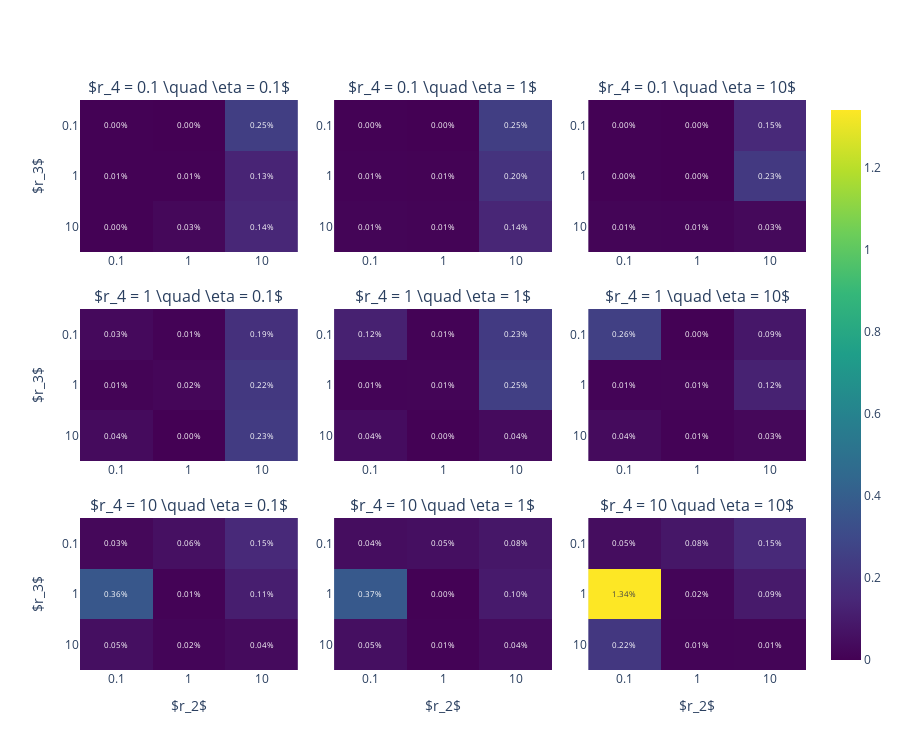

Write notebook code for a chart like this one.
### Code cell
import plotly.graph_objects as go
from plotly.colors import DEFAULT_PLOTLY_COLORS
from plotly.subplots import make_subplots
import re

fig = make_subplots(3, 3, subplot_titles=[
    f'$r_4 = {r3} \quad \eta = {eta}$' for r3 in [0.1, 1, 10] for eta in [0.1, 1, 10]
], horizontal_spacing=0.05, vertical_spacing=0.1)
for j, x in enumerate([0.1, 1, 10]):
    sens1 = sens[(sens.t1 == sens.t2) & (sens.t2 == sens.t3) & (sens.t1 == x)]
    for i, (r3, d1) in enumerate(sens1.groupby('r3')):
        z = d1.sort_values(['r2', 'r1']).ratio.to_numpy().reshape(3, 3)
        z = np.flipud(z)
        fig.add_trace(go.Heatmap(
            z=z*100,
            x=['0.1', '1', '10'],
            y=['10', '1', '0.1'],
            coloraxis='coloraxis',
            text=z*100,
            texttemplate='%{text:.2f}%',
            textfont={'size': 8}
        ), row=i+1, col=j+1)
fig.update_layout(
    coloraxis={'colorscale': 'viridis'},
    height=750,
)
fig.update_xaxes(title='$r_2$', row=3)
fig.update_yaxes(title='$r_3$', col=1)
fig.show()
fig.write_image('../figures/sensitivity_mad.png')

### Figure 1 — Plotly figure (JSON) as saved in the notebook; plotly's stock layout.template omitted (floating-point values rounded to 4 significant figures)
{"data": [{"coloraxis": "coloraxis", "text": [[0.004217, 0.02545, 0.1443], [0.005255, 0.005394, 0.1348], [0.002984, 0, 0.2485]], "textfont": {"size": 8}, "texttemplate": "%{text:.2f}%", "type": "heatmap", "x": ["0.1", "1", "10"], "xaxis": "x", "y": ["10", "1", "0.1"], "yaxis": "y", "z": [[0.004217, 0.02545, 0.1443], [0.005255, 0.005394, 0.1348], [0.002984, 0, 0.2485]]}, {"coloraxis": "coloraxis", "text": [[0.03669, 0.0003483, 0.2332], [0.009901, 0.01996, 0.2213], [0.03243, 0.007031, 0.1868]], "textfont": {"size": 8}, "texttemplate": "%{text:.2f}%", "type": "heatmap", "x": ["0.1", "1", "10"], "xaxis": "x4", "y": ["10", "1", "0.1"], "yaxis": "y4", "z": [[0.03669, 0.0003483, 0.2332], [0.009901, 0.01996, 0.2213], [0.03243, 0.007031, 0.1868]]}, {"coloraxis": "coloraxis", "text": [[0.0517, 0.01666, 0.03677], [0.3639, 0.0082, 0.1124], [0.02653, 0.05653, 0.1545]], "textfont": {"size": 8}, "texttemplate": "%{text:.2f}%", "type": "heatmap", "x": ["0.1", "1", "10"], "xaxis": "x7", "y": ["10", "1", "0.1"], "yaxis": "y7", "z": [[0.0517, 0.01666, 0.03677], [0.3639, 0.0082, 0.1124], [0.02653, 0.05653, 0.1545]]}, {"coloraxis": "coloraxis", "text": [[0.0144, 0.009592, 0.1401], [0.009372, 0.005773, 0.1991], [0.004632, 0, 0.2473]], "textfont": {"size": 8}, "texttemplate": "%{text:.2f}%", "type": "heatmap", "x": ["0.1", "1", "10"], "xaxis": "x2", "y": ["10", "1", "0.1"], "yaxis": "y2", "z": [[0.0144, 0.009592, 0.1401], [0.009372, 0.005773, 0.1991], [0.004632, 0, 0.2473]]}, {"coloraxis": "coloraxis", "text": [[0.04368, 0.004905, 0.03817], [0.01195, 0.01387, 0.2521], [0.1212, 0.007761, 0.2322]], "textfont": {"size": 8}, "texttemplate": "%{text:.2f}%", "type": "heatmap", "x": ["0.1", "1", "10"], "xaxis": "x5", "y": ["10", "1", "0.1"], "yaxis": "y5", "z": [[0.04368, 0.004905, 0.03817], [0.01195, 0.01387, 0.2521], [0.1212, 0.007761, 0.2322]]}, {"coloraxis": "coloraxis", "text": [[0.05384, 0.009349, 0.03938], [0.3742, 0.003694, 0.09732], [0.04484, 0.05178, 0.08316]], "textfont": {"size": 8}, "texttemplate": "%{text:.2f}%", "type": "heatmap", "x": ["0.1", "1", "10"], "xaxis": "x8", "y": ["10", "1", "0.1"], "yaxis": "y8", "z": [[0.05384, 0.009349, 0.03938], [0.3742, 0.003694, 0.09732], [0.04484, 0.05178, 0.08316]]}, {"coloraxis": "coloraxis", "text": [[0.01416, 0.01273, 0.02985], [0.004673, 0.001448, 0.2277], [0.004538, 1.121e-14, 0.154]], "textfont": {"size": 8}, "texttemplate": "%{text:.2f}%", "type": "heatmap", "x": ["0.1", "1", "10"], "xaxis": "x3", "y": ["10", "1", "0.1"], "yaxis": "y3", "z": [[0.01416, 0.01273, 0.02985], [0.004673, 0.001448, 0.2277], [0.004538, 1.121e-14, 0.154]]}, {"coloraxis": "coloraxis", "text": [[0.03897, 0.007261, 0.02582], [0.01246, 0.01379, 0.1242], [0.2573, 0.002544, 0.08552]], "textfont": {"size": 8}, "texttemplate": "%{text:.2f}%", "type": "heatmap", "x": ["0.1", "1", "10"], "xaxis": "x6", "y": ["10", "1", "0.1"], "yaxis": "y6", "z": [[0.03897, 0.007261, 0.02582], [0.01246, 0.01379, 0.1242], [0.2573, 0.002544, 0.08552]]}, {"coloraxis": "coloraxis", "text": [[0.2163, 0.01264, 0.0142], [1.34, 0.01572, 0.09395], [0.04663, 0.08358, 0.1547]], "textfont": {"size": 8}, "texttemplate": "%{text:.2f}%", "type": "heatmap", "x": ["0.1", "1", "10"], "xaxis": "x9", "y": ["10", "1", "0.1"], "yaxis": "y9", "z": [[0.2163, 0.01264, 0.0142], [1.34, 0.01572, 0.09395], [0.04663, 0.08358, 0.1547]]}], "layout": {"annotations": [{"font": {"size": 16}, "showarrow": false, "text": "$r_4 = 0.1 \\quad \\eta = 0.1$", "x": 0.15, "xanchor": "center", "xref": "paper", "y": 1, "yanchor": "bottom", "yref": "paper"}, {"font": {"size": 16}, "showarrow": false, "text": "$r_4 = 0.1 \\quad \\eta = 1$", "x": 0.5, "xanchor": "center", "xref": "paper", "y": 1, "yanchor": "bottom", "yref": "paper"}, {"font": {"size": 16}, "showarrow": false, "text": "$r_4 = 0.1 \\quad \\eta = 10$", "x": 0.85, "xanchor": "center", "xref": "paper", "y": 1, "yanchor": "bottom", "yref": "paper"}, {"font": {"size": 16}, "showarrow": false, "text": "$r_4 = 1 \\quad \\eta = 0.1$", "x": 0.15, "xanchor": "center", "xref": "paper", "y": 0.6333, "yanchor": "bottom", "yref": "paper"}, {"font": {"size": 16}, "showarrow": false, "text": "$r_4 = 1 \\quad \\eta = 1$", "x": 0.5, "xanchor": "center", "xref": "paper", "y": 0.6333, "yanchor": "bottom", "yref": "paper"}, {"font": {"size": 16}, "showarrow": false, "text": "$r_4 = 1 \\quad \\eta = 10$", "x": 0.85, "xanchor": "center", "xref": "paper", "y": 0.6333, "yanchor": "bottom", "yref": "paper"}, {"font": {"size": 16}, "showarrow": false, "text": "$r_4 = 10 \\quad \\eta = 0.1$", "x": 0.15, "xanchor": "center", "xref": "paper", "y": 0.2667, "yanchor": "bottom", "yref": "paper"}, {"font": {"size": 16}, "showarrow": false, "text": "$r_4 = 10 \\quad \\eta = 1$", "x": 0.5, "xanchor": "center", "xref": "paper", "y": 0.2667, "yanchor": "bottom", "yref": "paper"}, {"font": {"size": 16}, "showarrow": false, "text": "$r_4 = 10 \\quad \\eta = 10$", "x": 0.85, "xanchor": "center", "xref": "paper", "y": 0.2667, "yanchor": "bottom", "yref": "paper"}], "coloraxis": {"colorscale": [[0, "#440154"], [0.1111, "#482878"], [0.2222, "#3e4989"], [0.3333, "#31688e"], [0.4444, "#26828e"], [0.5556, "#1f9e89"], [0.6667, "#35b779"], [0.7778, "#6ece58"], [0.8889, "#b5de2b"], [1, "#fde725"]]}, "height": 750, "xaxis": {"anchor": "y", "domain": [0, 0.3]}, "xaxis2": {"anchor": "y2", "domain": [0.35, 0.65]}, "xaxis3": {"anchor": "y3", "domain": [0.7, 1]}, "xaxis4": {"anchor": "y4", "domain": [0, 0.3]}, "xaxis5": {"anchor": "y5", "domain": [0.35, 0.65]}, "xaxis6": {"anchor": "y6", "domain": [0.7, 1]}, "xaxis7": {"anchor": "y7", "domain": [0, 0.3], "title": {"text": "$r_2$"}}, "xaxis8": {"anchor": "y8", "domain": [0.35, 0.65], "title": {"text": "$r_2$"}}, "xaxis9": {"anchor": "y9", "domain": [0.7, 1], "title": {"text": "$r_2$"}}, "yaxis": {"anchor": "x", "domain": [0.7333, 1], "title": {"text": "$r_3$"}}, "yaxis2": {"anchor": "x2", "domain": [0.7333, 1]}, "yaxis3": {"anchor": "x3", "domain": [0.7333, 1]}, "yaxis4": {"anchor": "x4", "domain": [0.3667, 0.6333], "title": {"text": "$r_3$"}}, "yaxis5": {"anchor": "x5", "domain": [0.3667, 0.6333]}, "yaxis6": {"anchor": "x6", "domain": [0.3667, 0.6333]}, "yaxis7": {"anchor": "x7", "domain": [0, 0.2667], "title": {"text": "$r_3$"}}, "yaxis8": {"anchor": "x8", "domain": [0, 0.2667]}, "yaxis9": {"anchor": "x9", "domain": [0, 0.2667]}}}
